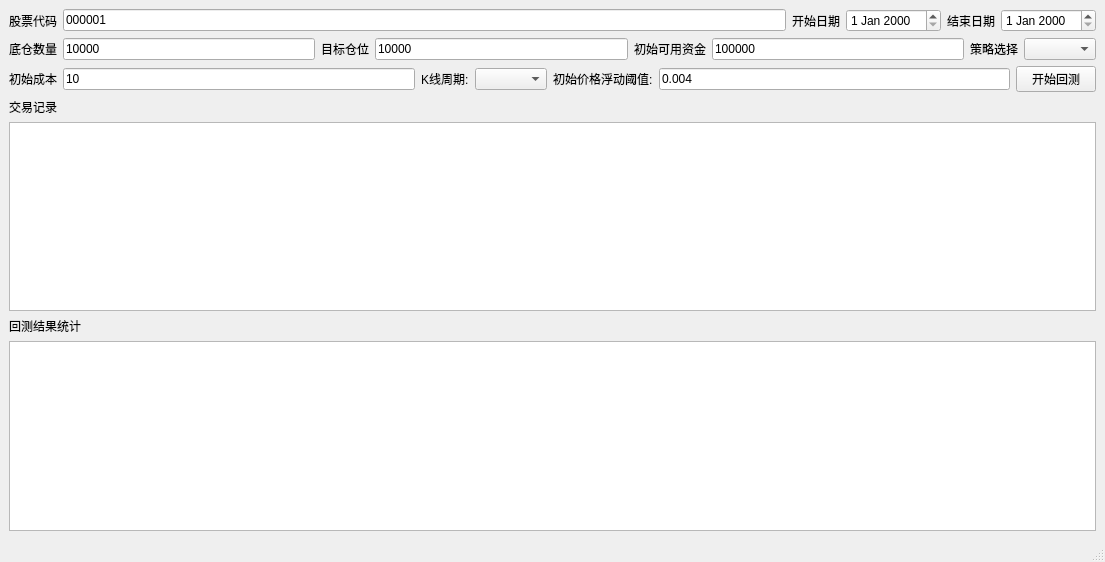
<?xml version="1.0" encoding="UTF-8"?>
<ui version="4.0">
 <class>MainWindow</class>
 <widget class="QMainWindow" name="MainWindow">
  <property name="geometry">
   <rect>
    <x>0</x>
    <y>0</y>
    <width>1105</width>
    <height>562</height>
   </rect>
  </property>
  <property name="windowTitle">
   <string>T+0回测工具</string>
  </property>
  <widget class="QWidget" name="centralwidget">
   <layout class="QGridLayout" name="gridLayout">
    <item row="0" column="0">
     <layout class="QVBoxLayout" name="verticalLayout_2">
      <item>
       <layout class="QHBoxLayout" name="horizontalLayout">
        <item>
         <widget class="QLabel" name="label">
          <property name="text">
           <string>股票代码</string>
          </property>
         </widget>
        </item>
        <item>
         <widget class="QLineEdit" name="lineEdit">
          <property name="text">
           <string>000001</string>
          </property>
         </widget>
        </item>
        <item>
         <widget class="QLabel" name="label_2">
          <property name="text">
           <string>开始日期</string>
          </property>
         </widget>
        </item>
        <item>
         <widget class="QDateEdit" name="dateEdit"/>
        </item>
        <item>
         <widget class="QLabel" name="label_3">
          <property name="text">
           <string>结束日期</string>
          </property>
         </widget>
        </item>
        <item>
         <widget class="QDateEdit" name="dateEdit_2"/>
        </item>
       </layout>
      </item>
      <item>
       <layout class="QHBoxLayout" name="horizontalLayout_2">
        <item>
         <widget class="QLabel" name="label_4">
          <property name="text">
           <string>底仓数量</string>
          </property>
         </widget>
        </item>
        <item>
         <widget class="QLineEdit" name="lineEdit_2">
          <property name="text">
           <string>10000</string>
          </property>
         </widget>
        </item>
        <item>
         <widget class="QLabel" name="label_12">
          <property name="text">
           <string>目标仓位</string>
          </property>
         </widget>
        </item>
        <item>
         <widget class="QLineEdit" name="lineEdit_6">
          <property name="text">
           <string>10000</string>
          </property>
         </widget>
        </item>
        <item>
         <widget class="QLabel" name="label_8">
          <property name="text">
           <string>初始可用资金</string>
          </property>
         </widget>
        </item>
        <item>
         <widget class="QLineEdit" name="lineEdit_3">
          <property name="text">
           <string>100000</string>
          </property>
         </widget>
        </item>
        <item>
         <widget class="QLabel" name="label_6">
          <property name="text">
           <string>策略选择</string>
          </property>
         </widget>
        </item>
        <item>
         <widget class="QComboBox" name="comboBox"/>
        </item>
       </layout>
      </item>
      <item>
       <layout class="QHBoxLayout" name="horizontalLayout_3">
        <item>
         <widget class="QLabel" name="label_9">
          <property name="text">
           <string>初始成本</string>
          </property>
         </widget>
        </item>
        <item>
         <widget class="QLineEdit" name="lineEdit_4">
          <property name="text">
           <string>10</string>
          </property>
         </widget>
        </item>
        <item>
         <widget class="QLabel" name="label_10">
          <property name="text">
           <string>K线周期:</string>
          </property>
         </widget>
        </item>
        <item>
         <widget class="QComboBox" name="comboBox_2"/>
        </item>
        <item>
         <widget class="QLabel" name="label_11">
          <property name="text">
           <string>初始价格浮动阈值:</string>
          </property>
         </widget>
        </item>
        <item>
         <widget class="QLineEdit" name="lineEdit_5">
          <property name="text">
           <string>0.004</string>
          </property>
         </widget>
        </item>
        <item>
         <widget class="QPushButton" name="pushButton">
          <property name="text">
           <string>开始回测</string>
          </property>
         </widget>
        </item>
       </layout>
      </item>
      <item>
       <layout class="QVBoxLayout" name="verticalLayout">
        <item>
         <widget class="QLabel" name="label_5">
          <property name="text">
           <string>交易记录</string>
          </property>
         </widget>
        </item>
        <item>
         <widget class="QTableWidget" name="tableWidget"/>
        </item>
        <item>
         <widget class="QLabel" name="label_7">
          <property name="text">
           <string>回测结果统计</string>
          </property>
         </widget>
        </item>
        <item>
         <widget class="QTextEdit" name="textEdit"/>
        </item>
       </layout>
      </item>
     </layout>
    </item>
   </layout>
  </widget>
  <widget class="QStatusBar" name="statusbar"/>
 </widget>
 <resources/>
 <connections/>
</ui>
